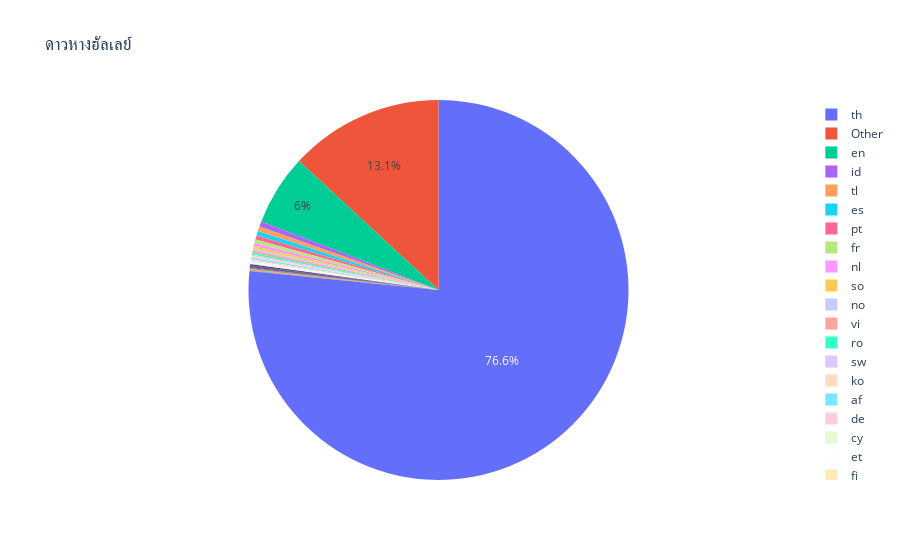

The cell this chart's notebook holds for it:
### Code cell
fig = px.pie(df, values='Count', names='Lang',title='ดาวหางฮัลเลย์')
fig.update_traces(textposition='inside')
fig.update_layout(uniformtext_minsize=12, uniformtext_mode='hide')
fig.show()

### Figure 1 — Plotly figure (JSON) as saved in the notebook; plotly's stock layout.template omitted (floating-point values rounded to 4 significant figures)
{"data": [{"domain": {"x": [0, 1], "y": [0, 1]}, "hovertemplate": "Lang=%{label}<br>Count=%{value}<extra></extra>", "labels": ["th", "Other", "en", "id", "tl", "es", "pt", "fr", "nl", "so", "no", "vi", "ro", "sw", "ko", "af", "de", "cy", "et", "fi", "it", "pl", "sl", "hr", "ja", "sk", "da", "cs", "ca", "zh-cn", "ru", "sv", "tr", "zh-tw"], "legendgroup": "", "name": "", "showlegend": true, "textposition": "inside", "type": "pie", "values": [5157, 884, 404, 30, 27, 26, 24, 20, 18, 14, 12, 12, 10, 9, 9, 9, 8, 8, 7, 6, 6, 5, 5, 4, 3, 3, 2, 2, 2, 2, 1, 1, 1, 1]}], "layout": {"legend": {"tracegroupgap": 0}, "title": {"text": "ดาวหางฮัลเลย์"}, "uniformtext": {"minsize": 12, "mode": "hide"}}}
